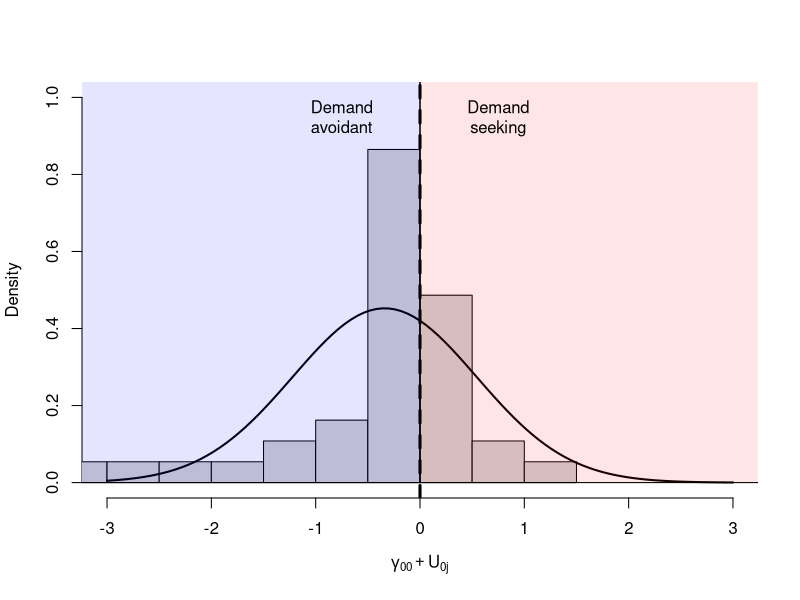

The R source for this figure: (Note: this script raises an error after producing the figure.)
#' Example code for Quantifying Within- and Between-Cluster Variance in Logistic Multilevel Models
#' @author:  Sean Devine
#' @contact: seandamiandevine@gmail.com
#' @github:  https://github.com/seandamiandevine/logisticicc
#' @paper:   TODO

# Load data ---------------------------------------------------------------
# Load the data from .csv and do the following things: 
  # 1. subset the data such that we only look at participants in the control condition 
  # 2. Add participant demographic information into the dataframe of participant choice
  # 3. For simplicity, recode effort choices so that 1 = high effort and 0 = low effort

data                   <- read.csv('Bogdanovetal2021/DST_data_osf2.csv')
data.Ctl               <- data[data$condition=='control', ] # focus just on control condition
demo                   <- read.csv('Bogdanovetal2021/DST_demographics_osf.csv')
colnames(demo)[which(colnames(demo)=='ID')] <- 'PID'
data.Ctl               <- merge(data.Ctl, demo[,c('PID', 'Gender')], by='PID')
data.Ctl$effort_choice <- abs(data.Ctl$effort_choice-1) 

# Logistic multilevel model for choice -------------------------------------------------------------------
# load the lme4 package (assuming the package is installed)
# if the lme4 is not installed, run this command first:
# install.packages('lme4')

library(lme4)

# Fit an intercept only model of choice
logistic_MLM0 <- glmer(effort_choice ~ 1 + (1|PID), data=data.Ctl, family='binomial')

# print summary statistics of this model
summary(logistic_MLM0)

# convert the intercept effect from log odds to probability scale and print
pChooseHighEffort <- exp(fixef(logistic_MLM0))/(1+exp(fixef(logistic_MLM0)))
cat('estimated group average probability of choosing the high-effort cue = ', pChooseHighEffort, '\n')


# # Reproduce Figure 2 from paper -----------------------------------------

# extract random intercepts from model and add them to the fixed effect (gamma00) 
eb                 <- coef(logistic_MLM0)$PID

# extract the estimated random intercept variance (tau^2_0)
tau = VarCorr(logistic_MLM0)$PID[1]

# plot the histogram of the random intercepts and overlay an estimated normal density curve with 
# mu = gamma00 and sd = sqrt(tau^2_0)
hist(eb[[1]], main='', xlab=expression(gamma[`00`] + U[`0j`]), freq = F, xlim=c(-3,3), ylim=c(0,1))
curve(dnorm(x, fixef(logistic_MLM0), sqrt(tau)), add=T, lwd=2)

# finally, shade in areas of demand-avoidance (b0 < 0) and demand-seeking respectively (b0 > 0)
abline(v=0, lty='dashed', lwd=3)
rect(0, 0, 10, 100, col = scales::alpha('red', .1))
rect(0, 0, -10, 100, col = scales::alpha('blue', .1))
text(-.75, .95, labels = 'Demand\navoidant')
text(.75, .95, labels = 'Demand\nseeking')

# ICC: Latent variable approach -------------------------------------------

tau20     <- VarCorr(logistic_MLM0)$PID[1]
sigma2    <- pi^2/3
threshICC <- tau20/(tau20+sigma2)

# print result
cat('ICC using the Latent Threshold Approach = ',threshICC,'\n')


# ICC: Simulation method ---------------------------------------------------------------------

# 0. Extract intercept-variance and fixed effects, specify number of simulations, and set random seed

set.seed(2022) # for reproducibility 
tau20       <- VarCorr(logistic_MLM0)$PID[1]
gamma00     <- fixef(logistic_MLM0)[[1]]
M           <- 1e5

# 1. Simulate random effects 
# (note, we take the square root of tau20 here, because we want the standard dev., not the variance)
U0j         <- rnorm(M, 0, sqrt(tau20))

# 2. Predict probabilities 
logit_p_hat <- gamma00+U0j
p_hat       <- exp(logit_p_hat)/(1+exp(logit_p_hat))

# 3. Compute level-1 variance (Bernouilli variance)
var_L1      <- p_hat*(1-p_hat) 

# 4. Compute ICC
sigma2      <- mean(var_L1)
simICC      <- var(p_hat)/(var(p_hat) + sigma2)

# print result
cat('ICC using the Simulation Model = ',simICC,'\n')

# ICC: Simulation method (Conditional ICC) ---------------------------------------------------------------------

# Convert gender to a factor in the data-framre and effects code it 
data.Ctl$Gender            <- factor(data.Ctl$Gender)
contrasts(data.Ctl$Gender) <- contr.sum(2)
logisticMLM_gender         <- glmer(effort_choice ~ Gender + (1|PID), data=data.Ctl, family='binomial')

# 0. Extract intercept-variance and fixed effects and specify number of simulations
set.seed(2022) # for reproducibility 
tau20         <- VarCorr(logisticMLM_gender)$PID[1]
gamma         <- fixef(logisticMLM_gender)
M             <- 1e5

# 1. Simulate random effects
U0j           <- rnorm(M, 0, sqrt(tau20))

# 2. Predict probabilities for repeat and switch trials
logit_p_hat_m <- gamma[1]+U0j + gamma[2]*1
logit_p_hat_f <- gamma[1]+U0j + gamma[2]*-1

p_hat_m       <- exp(logit_p_hat_m)/(1+exp(logit_p_hat_m))
p_hat_f       <- exp(logit_p_hat_f)/(1+exp(logit_p_hat_f))

# 3. Compute level-1 variance (Bernouilli variance)
var_L1_m      <- p_hat_m*(1-p_hat_m) 
var_L1_f      <- p_hat_f*(1-p_hat_f) 

# 4. Compute ICC for repeat and switch trials
sigma2_m      <- mean(var_L1_m)
sigma2_f      <- mean(var_L1_f)

simICC_m      <- var(p_hat_m)/(var(p_hat_m) + sigma2_m)
simICC_f      <- var(p_hat_f)/(var(p_hat_f) + sigma2_f)

# print result
cat('ICC for men using the Simulation Model = ',simICC_m,'\n')
cat('ICC for women using the Simulation Model = ',simICC_f,'\n')

# ICC: Linearization -----------------------------------------------------------

# 0. Extract relevant parameters (tau0 and gamma00)
tau20   <- VarCorr(logistic_MLM0)$PID[1]
gamma00 <- fixef(logistic_MLM0)[[1]]

# 1. Evaluate the probability of success at the mean of random effects (i.e., the fixed effect)
p       <- exp(gamma00)/(1+exp(gamma00))

# 2. Compute the Bernouilli variance of this fixed estimate first
var1    <- p*(1-p)

# 3. Compute the variance in the level-1 outcome
var2    <- tau20*p^2*(1 + exp(gamma00))^(-2)

# 4. Compute ICC
linICC  <- var2/(var1+var2)

# print result
cat('ICC using the Linearization method = ',linICC,'\n')


# Median Odds Ratio ----------------------------------------------------------------

tau20 <- VarCorr(logistic_MLM0)$PID[1]
phi75 <- qnorm(.75) # 75th percentile of normal CDF
MOR   <- exp(sqrt(2*tau0)*phi75)
 
cat('Median Odds Ratio = ',MOR,'\n')

# Bootstrapping ------------------------------------------------------

# 0. Set constants for bootstrapping procedure
B       <- 1000                    # number of bootstraps
ids     <- logistic_MLM0@frame$PID # extract id vector from model data
K       <- length(unique(ids))     # number of clusters (subjects)
nTrials <- table(ids)              # number of trials per subject  
tau20   <- VarCorr(logistic_MLM0)$PID[1]
g00     <- fixef(logistic_MLM0)[[1]]
output  <- matrix(NA, B, 7, dimnames = list(NULL, c('iteration', 'threshICC', 'simICC', 'linICC', 'MOR', 'g00', 'tau20')))

# 1. Cycle through iterations (i) of bootstrapped samples
for(i in 1:B) {
  if(i%%100==0) cat('bootstrapping is', round(i/B,2)*100, '% complete.')
  # 1.1 Simulate data
  U0j           <- rnorm(K, 0, tau20)        # random deviations per subject
  LOR_j         <- g00 + U0j                 # log odds of response==1 per subject
  p_j           <- exp(LOR_j)/(1+exp(LOR_j)) # convert LOR to probability
  y_ij          <- sapply(1:K, function(k) rbinom(nTrials[k], 1, p_j[k]))
  y_ij          <- unlist(y_ij)              # break out of a list format
  
  # 1.2 Fit new model and compute values of interest
  thisMLM       <- glmer(y_ij ~ 1 + (1|ids), family='binomial')
  thisG00       <- fixef(thisMLM)[[1]]
  thistau20     <- VarCorr(thisMLM)$ids[1]
  
  # 1.2.1. Latent Threshold ICC
  thisthreshICC <- thistau20/(thistau20+pi^2/3)

  # 1.2.2. Simulation ICC
  thisU0j       <- rnorm(1e5, 0, sqrt(thistau20))
  logit_p_hat   <- thisG00+U0j
  p_hat         <- exp(logit_p_hat)/(1+exp(logit_p_hat))
  var_L1        <- p_hat*(1-p_hat) 
  sigma2        <- mean(var_L1)
  thissimICC    <- var(p_hat)/(var(p_hat) + sigma2)
  
  # 1.2.3. Linearlization 
  p             <- exp(thisG00)/(1+exp(thisG00))
  var1          <- p*(1-p)
  var2          <- thistau20*p^2*(1 + exp(gamma00))^(-2)
  thislinICC    <- var2/(var1+var2)
  
  # 1.2.4. MOR
  thisMOR       <- exp(sqrt(2*thistau20)*qnorm(.75))
  
  # 1.3. Save output
  output[i,] = c(i, thisthreshICC, thissimICC, thislinICC, thisMOR, thisG00, thistau20)
  
}


# Reproduce Figure 3 from paper -------------------------------------------

layout(matrix(1:6,2,3,byrow=T))
pretty_titles <- list('threshICC'='Latent Threshold', 'simICC'='Simulation', 'linICC' = 'Linearization', 
                      'MOR'='MOR', 'g00'=expression(bold(gamma['00'])), 'tau20'=expression(bold(tau[0]^2)))
for(var in c('threshICC', 'simICC', 'linICC', 'MOR', 'g00', 'tau20')) {
  
  hist(output[,var], main=pretty_titles[[var]], col='white', xlab='')
  
}


# Supplemental ------------------------------------------------------------

# Linear regression of RT --

# effects code the "Switch" variable
contrasts(data$Switch) <- contr.sum(2) 
linear_regression      <- lm(TS_RT ~ Switch, data=data.Ctl)
print(summary(linear_regression))
cat('The residual variance (sigma^2) of the linear regession equals', sigma(linear_regression)^2, '\n')

# Linear MLM of RT  --
# Note: this requires lme4 to be loaded

linear_MLM <- lmer(TS_RT ~ Switch + (1|PID), data=data.Ctl)
tau20      <- VarCorr(linear_MLM)$PID[1] # between-subject variance 
sigma2     <- sigma(linear_MLM)^2        # within (residual) subject variance
ICC        <- tau20/(tau20+sigma2)

print(summary(linear_MLM))
cat('The ICC for the linear MLM is', ICC, '\n')

# Reproduce Figure S1
# If this looks confusing, see the comments in section "Reproduce Figure 2" above. 
# The steps are basically the same. 

layout(1)
U0js <- coef(linear_MLM)$PID[,1]
g00  <- fixef(linear_MLM)[1]
hist(U0js, xlab = expression(gamma['00']+U['0j']), ylab='Number of Particpants', main='')
abline(v=g00, col='red', lty=2, lwd=2)
legend('topright', bty='n', col='red', lty=2, lwd=2, legend=expression(gamma['00']))



